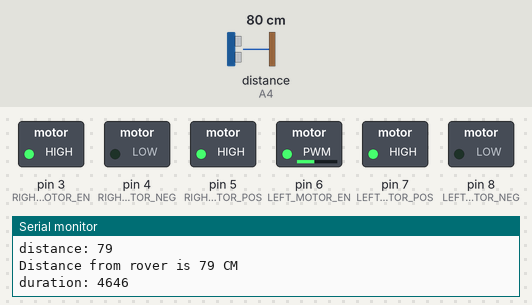
This sketch was run on a simulated Arduino Uno, built with avr-gcc and run on an emulated ATmega328P. Shown: switched loads named in the sketch (green lamp = pin HIGH), the last lines printed to the serial monitor. Wiring (inferred from the names in the program): ultrasonic range finder: trigger A5; echo A4. The test bench sets the inputs (shaded band); at power-on: distance to the obstacle (sensor on A4) 80 cm. The echo pulse lasts 58.3 µs per cm; pins used as bus, display or sensor lines are not drawn.

Above: at 2.2 s.
2.3 s: distance to the obstacle (sensor on A4) set to 29 cm
5.3 s: distance to the obstacle (sensor on A4) set to 23 cm
At 6.7 s:
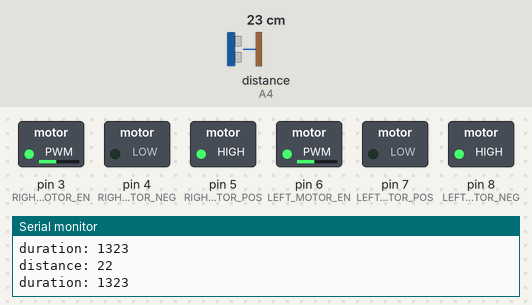
8.3 s: distance to the obstacle (sensor on A4) set to 120 cm
At 9.1 s:
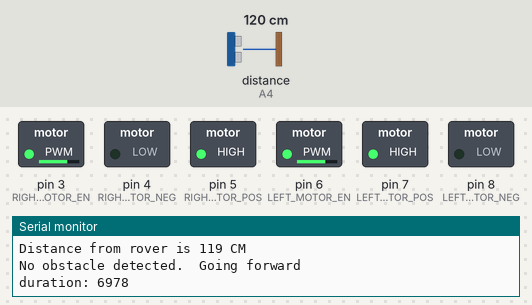
9.8 s: distance to the obstacle (sensor on A4) set to 86 cm
11.3 s: distance to the obstacle (sensor on A4) set to 78 cm
At 12.0 s:
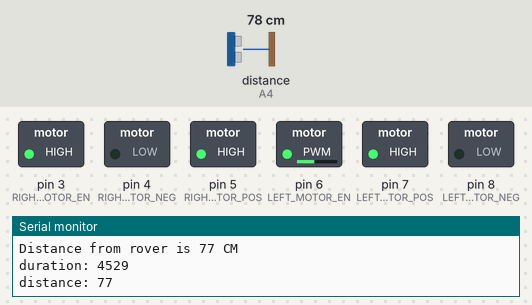
12.8 s: distance to the obstacle (sensor on A4) set to 22 cm
At 24.5 s:
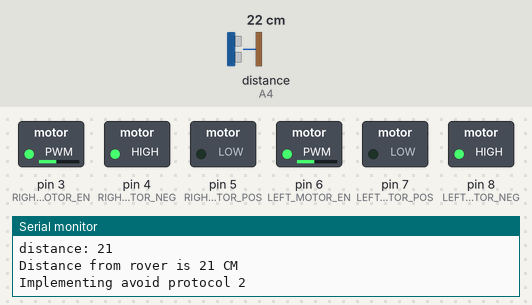
Timing chart, 0 to 29.9 s (numbered marks = the images above; inputs shaded):
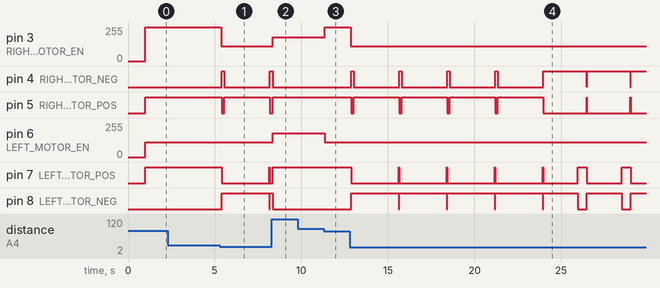

The sketch:

rover_bot.ino
```cpp
 /*
  Creation Crate DIY Rover Bot!
  This is an obstacle avoidance rover. It works by using ultrasonic obstacle/distance sensor.
  Similar to a bat's echolocation ability, it can detect object by bouncing a signal off of them.
  The rover will move forward if there is no obstacle within 25cm. Once an object is detected, it
  will turn right until the coast is clear and keep on truckin'.

  Components Required
  1. UNO R3 Microcontroller
  2. DC Motor Driver L298N
  3. HC-SR04 Ultrasonic Distance sensor

  The circuit:
    Right Motor 1: Positive to Out1, negative to Out2
    Left Motor 2: Positive to Out3, negative to Out4
    Driver Board control: ENA - 3 | IN1 - 8 | IN2 - 7 | IN3 - 5 | IN4 - 4 | ENB - 6
    Ultrasonic Sensor: TRIG - A4 | ECHO - A5

  Inputs and Motor Movement

  ################################
  # IN1  # IN2  # MOTOR          #
  ################################
  # LOW  # LOW  # STOP           #
  # LOW  # HIGH # CLOCKWISE      #
  # HIGH # LOW  # COUNTER-CW     #
  # HIGH # HIGH # STOP           #
  ################################

  Motor & Rover Movement

  ###########################################################
  # LEFT MOTOR 1       # RIGHT MOTOR 2     # ROVER MOVEMENT #
  ###########################################################
  # CLOCKWISE          # CLOCKWISE         # FORWARD        #
  # COUNTER CLOCKWISE  # COUNTER CLOCKWISE # BACKWARD       #
  # CLOCKWISE          # COUNTER CLOCKWISE # TURNS LEFT     #
  # COUNTER CLOCKWISE  # CLOCKWISE         # TURNS RIGHT    #
  # OFF (RELEASE)      # OFF (RELEASE)     # STOP           #
  ###########################################################

  Functions
  As discussed in the last project, functions are usually created for tasks that are needed
  throughout the program so we don't have to write the same instructions over and over.
    roverStop, roverForward, roverReverse, roverLeft, & roverRight - directional commands
    getUltrasonicDistance - returns ultrasonic distance in centimeters

  ULTRASONIC
  Here we are using ultrasonic distance sensor to find distance of obstacle.
  Basically this sensor has a transmitter and a receiver.
  1. Upon TRIGGER transmitter sends ULTRASONIC BURST
  2. ULTRASONIC waves will hit the obstacle and reflect back
  3. Receiver in the sensor will sense the reflected signals and calculate time
  4. Remember the famous equation: distance = speed * time, speed of ultrasonic signals is same
      as of sound signals, thus we can calculate the distance based on it.

  Created 08.01.18
  By Ligo George & David Hehman
  http://creationcrate.com/
 */

#define ULTRASONIC_TRIG   A5
#define ULTRASONIC_ECHO   A4
#define RIGHT_MOTOR_EN         3
#define RIGHT_MOTOR_POS        5
#define RIGHT_MOTOR_NEG        4
#define LEFT_MOTOR_EN          6
#define LEFT_MOTOR_POS         7
#define LEFT_MOTOR_NEG         8

const int DISTANCE_TO_TURN = 25; //cm
const int DISTANCE_TO_VEER = 80; //cm

void setup(){
  delay(1000);
  Serial.begin(9600);
  Serial.println("Motor test");
  pinMode(ULTRASONIC_TRIG,  OUTPUT);
  pinMode(ULTRASONIC_ECHO,  INPUT);
  pinMode(RIGHT_MOTOR_EN,   OUTPUT);
  pinMode(RIGHT_MOTOR_POS,  OUTPUT);
  pinMode(RIGHT_MOTOR_NEG,  OUTPUT);
  pinMode(LEFT_MOTOR_EN,    OUTPUT);
  pinMode(LEFT_MOTOR_POS,   OUTPUT);
  pinMode(LEFT_MOTOR_NEG,   OUTPUT);
  roverSpeed(150);
  roverStop();
}


void loop(){
  // speedTest();
  long distance;
  static int reroute_count = 0;
  distance = getUltrasonicDistance();
  Serial.println((String)"Distance from rover is " + distance + " CM");
  if (distance < DISTANCE_TO_TURN) {
    avoidObstacle(reroute_count);
    reroute_count++;
  } else if (distance < DISTANCE_TO_VEER) {
    approachingObstacle();
  } else {
    reroute_count = 0;
    roverMed();
    roverForward();
    Serial.println("No obstacle detected.  Going forward");
    delay(15);
  }
}

void avoidObstacle(int reroute_count) {
  roverSlow();
  if (reroute_count > 10) {
    avoidProtocol3();
  } else if (reroute_count > 3) {
    avoidProtocol2();
  } else {
    avoidProtocol1();
  }
}

void avoidProtocol1() {
  long distance;
  int turn_count = 0;
  Serial.println((String)"Implementing avoid protocol 1");
  roverReverse();
  delay(150);

  distance = getUltrasonicDistance();
  while (turn_count < 25 && distance < DISTANCE_TO_TURN) {
    turn_count++;
    roverRight();
    delay(100);
    distance = getUltrasonicDistance();
  }
}

void avoidProtocol2() {
  Serial.println((String)"Implementing avoid protocol 2");
  roverReverse();
  delay(2000);
  roverLeft();
  delay(500);
}

void avoidProtocol3() {
  Serial.println((String)"Implementing avoid protocol 3");
  roverReverse();
  delay(2000);
  roverLeft();
  delay(500);
  roverRight();
  delay(500);
  roverLeft();
  delay(500);
  roverRight();
  delay(500);

  roverFast();
  roverLeft();
  delay(500);
  roverRight();
  delay(500);
  roverReverse();
  delay(2000);
}

void approachingObstacle() {
  roverVeerRight();
  delay(15);
}

void roverSpeed(int speed){
  analogWrite(RIGHT_MOTOR_EN, speed);
  analogWrite(LEFT_MOTOR_EN, speed);
}

long getUltrasonicDistance(){
  long duration;
  long distance;
  digitalWrite(ULTRASONIC_TRIG, LOW);
  delayMicroseconds(2);
  digitalWrite(ULTRASONIC_TRIG, HIGH);
  delayMicroseconds(10);
  digitalWrite(ULTRASONIC_TRIG, LOW);

  duration = pulseIn(ULTRASONIC_ECHO, HIGH);
  Serial.println((String)"duration: " + duration);
  distance = (duration / 2) / 29.1;
  Serial.println((String)"distance: " + distance);

  return distance;
}

// individual right motor controls:
void rightSlow() {
  analogWrite(RIGHT_MOTOR_EN, 110);
}

void rightMed() {
  analogWrite(RIGHT_MOTOR_EN, 180);
}

void rightFast() {
  analogWrite(RIGHT_MOTOR_EN, 255);
}

void rightForward(){
  digitalWrite(RIGHT_MOTOR_POS, HIGH);
  digitalWrite(RIGHT_MOTOR_NEG, LOW);
}

void rightStop(){
  digitalWrite(RIGHT_MOTOR_POS, LOW);
  digitalWrite(RIGHT_MOTOR_NEG, LOW);
}

void rightBackwards(){
  digitalWrite(RIGHT_MOTOR_POS, LOW);
  digitalWrite(RIGHT_MOTOR_NEG, HIGH);
}

// individual left motor controls:
void leftSlow() {
  analogWrite(LEFT_MOTOR_EN, 110);
}

void leftMed() {
  analogWrite(LEFT_MOTOR_EN, 180);
}

void leftFast() {
  analogWrite(LEFT_MOTOR_EN, 255);
}

void leftForward(){
  digitalWrite(LEFT_MOTOR_POS, HIGH);
  digitalWrite(LEFT_MOTOR_NEG, LOW);
}

void leftStop(){
  digitalWrite(LEFT_MOTOR_POS, LOW);
  digitalWrite(LEFT_MOTOR_NEG, LOW);
}

void leftBackwards(){
  digitalWrite(LEFT_MOTOR_POS, LOW);
  digitalWrite(LEFT_MOTOR_NEG, HIGH);
}

// overall rover controls:
void roverForward(){
  rightForward();
  leftForward();
}

void roverRight(){
  rightForward();
  leftBackwards();
}

void roverLeft(){
  rightBackwards();
  leftForward();
}

void roverReverse(){
  rightBackwards();
  leftBackwards();
}

void roverStop(){
  leftStop();
  rightStop();
}

void roverVeerRight() {
  rightFast();
  leftSlow();
  roverForward();
}

void roverVeerLeft() {
  rightSlow();
  leftFast();
  roverForward();
}

void roverSlow() {
  rightSlow();
  leftSlow();
  roverForward();
}

void roverMed() {
  rightMed();
  leftMed();
  roverForward();
}

void roverFast() {
  rightSlow();
  leftSlow();
  roverForward();
}


void speedTest() {
  for (int ii = 0; ii <= 255; ii++) {
    Serial.println((String)"Speed is " + ii);
    analogWrite(RIGHT_MOTOR_EN, ii);
    analogWrite(LEFT_MOTOR_EN, ii);
    roverForward();
    delay(100);
    // 82 left
    //109 right
  }
}
```

Measured:
- the behaviour switches between 26 and 25 cm on distance to the obstacle (sensor on A4) (found by bisection; images 0 and 1)
- the behaviour switches between 81 and 80 cm on distance to the obstacle (sensor on A4) (found by bisection; images 2 and 3)
- after the input at 5.3 s, pin 3 (RIGHT_MOTOR_EN): 255/255 → 110/255 after 0.08 s; pin 4 (RIGHT_MOTOR_NEG): LOW → HIGH after 0.11 s, → LOW 0.15 s later, → HIGH 2.6 s later
- after the input at 8.3 s, pin 3 (RIGHT_MOTOR_EN), pin 6 (LEFT_MOTOR_EN): 110/255 → 180/255 after 0.07 s; pin 7 (LEFT_MOTOR_POS): LOW → HIGH after 0.07 s; pin 8 (LEFT_MOTOR_NEG): HIGH → LOW after 0.07 s
- after the input at 11.3 s, pin 3 (RIGHT_MOTOR_EN): 180/255 → 255/255 after 0.05 s; pin 6 (LEFT_MOTOR_EN): 180/255 → 110/255 after 0.05 s
- after the input at 12.8 s, pin 3 (RIGHT_MOTOR_EN): 255/255 → 110/255 after 0.05 s; pin 4 (RIGHT_MOTOR_NEG): goes 4 × (HIGH 0.15 s, LOW 2.6 s), HIGH 2.5 s, LOW 0.03 s, HIGH 2.5 s, LOW 0.03 s, then HIGH, starting after 0.08 s
